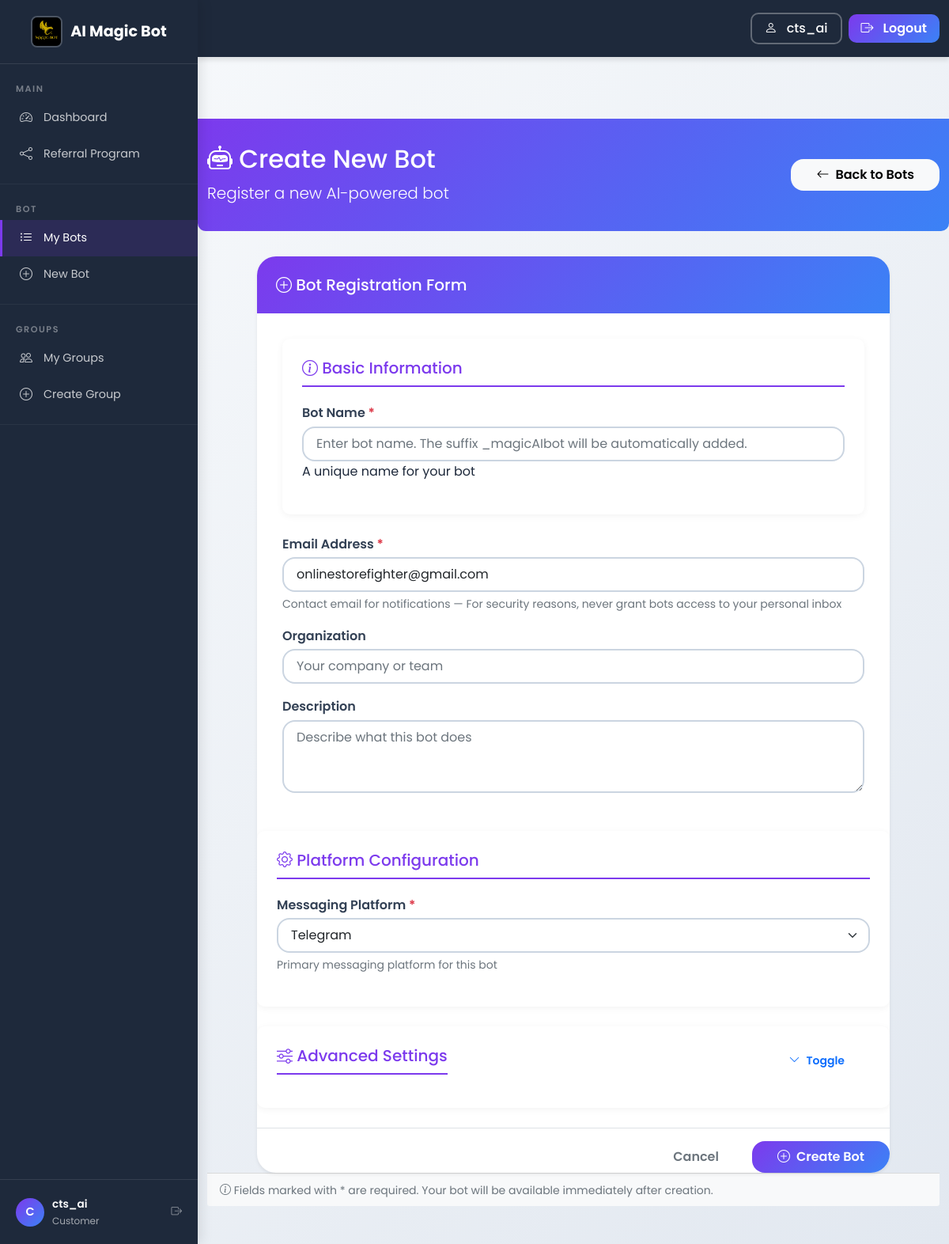
/register_bot (signed in), run on an earlier commit of the app's database.
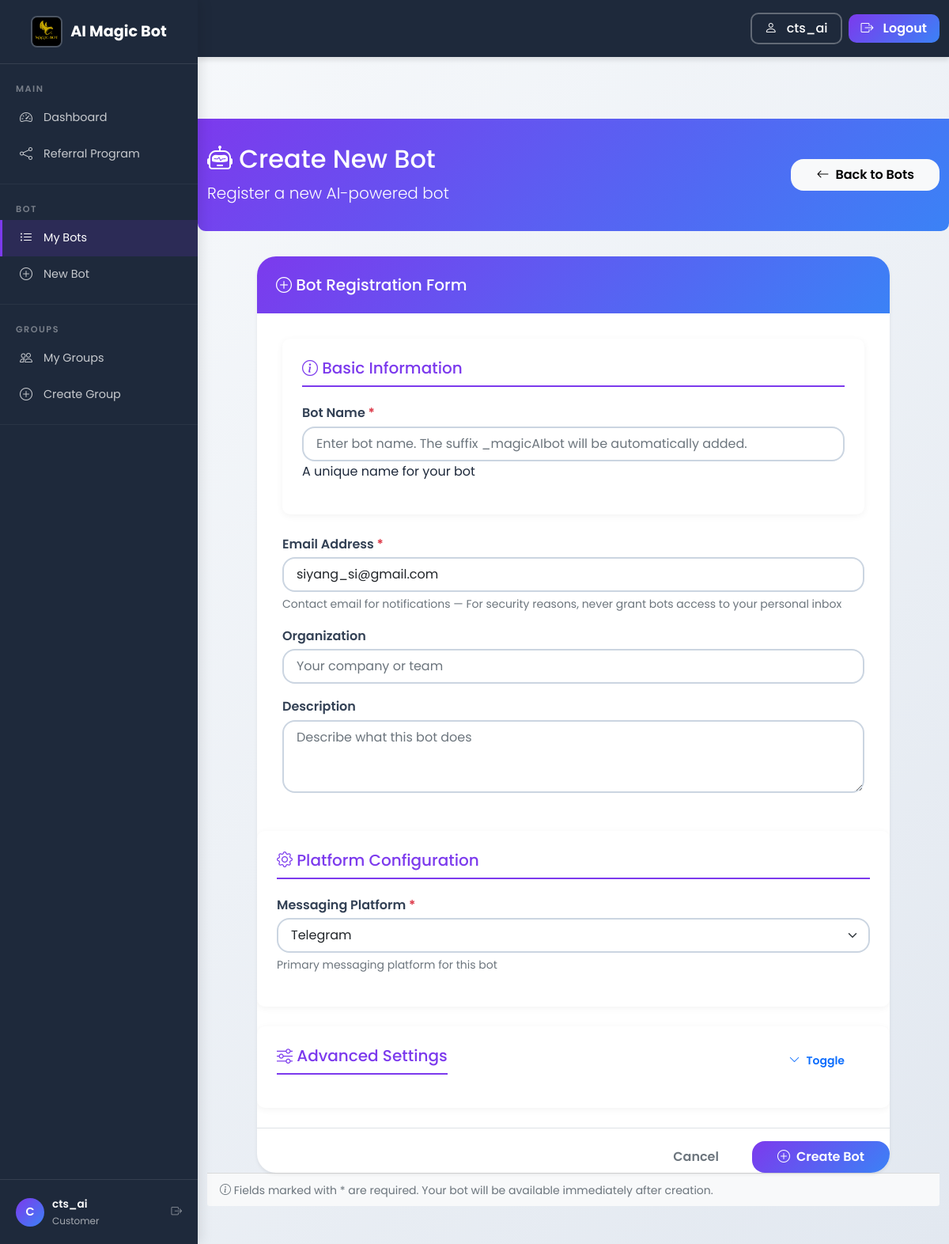
And on a later commit of the database.
### tables this page shows
CREATE TABLE users (
            id INTEGER PRIMARY KEY AUTOINCREMENT,
            provider TEXT NOT NULL DEFAULT 'local',
            provider_id TEXT UNIQUE,
            username TEXT NOT NULL UNIQUE,
            email TEXT,
            password_hash TEXT,
            referral_credits INTEGER DEFAULT 0,
            referral_badge TEXT DEFAULT NULL,
            created_at TIMESTAMP DEFAULT CURRENT_TIMESTAMP,
            updated_at TIMESTAMP DEFAULT CURRENT_TIMESTAMP
        );

### app_complete_with_groups.py (the view, shortened to what this page needs)
@app.route("/register-bot")
@app.route("/register_bot")  # Alias for backward compatibility
@app.route("/register-bot/<int:bot_id>")
@app.route("/register_bot/<int:bot_id>")  # Alias for backward compatibility
@login_required
def register_bot(bot_id=None):
    if bot_id is None:
        bot_id_str = request.args.get('bot_id')
        print(f"Debug: query param bot_id={bot_id_str}")
        if bot_id_str:
            try:
                bot_id = int(bot_id_str)
                print(f"Debug: parsed bot_id={bot_id}")
            except ValueError:
                bot_id = None
    bot = None
    role = session.get("role", "customer")
    print(f"Debug: role={role}, session user_id={session.get('user_id')}")
    print(f"DEBUG: register_bot called with bot_id={bot_id}")
    print(f"DEBUG: Bot data type: {type(bot)}")
    if bot:
        print(f"DEBUG: Bot keys: {list(bot.keys()) if hasattr(bot, 'keys') else 'No keys attribute'}")
        print(f"DEBUG: Bot name: {bot.get('name') if isinstance(bot, dict) else 'Not a dict'}")
    user_email = ""
    try:
        conn = get_db_connection()
        user = conn.execute("SELECT email FROM users WHERE id = ?", (session["user_id"],)).fetchone()
        if user:
            user_email = user["email"]
        conn.close()
    except Exception as e:
        print(f"DEBUG: Error fetching user email: {e}")
    return render_template("register_bot_new.html",
                         bot=bot,
                         username=session.get("username"),
                         role=role,
                         user_email=user_email)

### app_complete_with_groups.py (called while the page is built)
@app.context_processor
def inject_random_background():
    import random
    background_images = [
        '/static/AI_IMG1.jpeg',
        '/static/AI_IMG_2.jpeg',
        '/static/AI_IMG_3.jpeg',
        '/static/AI_IMG_4.jpeg'
    ]
    random_bg = random.choice(background_images)
    return {
        'random_background': random_bg,
        'all_backgrounds': background_images,
        'is_admin': session.get('role') == 'admin'
    }

    def __call__(self, environ, start_response):
        environ['wsgi.url_scheme'] = 'https'
        return super().__call__(environ, start_response)

### db.py (called while the page is built)
def _sqlite_conn():
    import sqlite3
    db_path = Path(__file__).parent / "users.db"
    conn = sqlite3.connect(str(db_path), timeout=10)
    conn.row_factory = sqlite3.Row
    conn.execute("PRAGMA journal_mode=WAL")
    conn.execute("PRAGMA busy_timeout = 5000")
    conn.execute("PRAGMA synchronous = NORMAL")
    conn.execute("PRAGMA foreign_keys = ON")
    return conn

def get_conn():
    if USE_PG:
        return _pg_conn()
    return _sqlite_conn()

### templates/register_bot_new.html (shortened to what the changed rows need)
<!DOCTYPE html>
<html lang="en">
<head>
    <link href="https://cdn.jsdelivr.net/npm/bootstrap@5.1.3/dist/css/bootstrap.min.css" rel="stylesheet">
    <link rel="stylesheet" href="{{ url_for('static', filename='css/shared.css') }}">
    <link rel="stylesheet" href="https://cdn.jsdelivr.net/npm/bootstrap-icons@1.8.1/font/bootstrap-icons.css">
</head>
<body class="sidebar-layout">
    {% with active_page='my_bots' %}
    {% include '_sidebar.html' %}
<div class="sidebar-content">
    {% endwith %}
    <div class="page-header">
        <div class="container">
            <div class="d-flex justify-content-between align-items-center">
                <div>
                    <h2><i class="bi bi-robot"></i> {% if bot %}Edit Bot: {{ bot.name }}{% else %}Create New Bot{% endif %}</h2>
                </div>
            </div>
        </div>
    </div>
    <div class="container mb-5">
        <div class="card shadow-sm max-w-lg mx-auto" style="max-width: 800px;">
            <div class="card-body">
                <form method="POST" action="{{ url_for('save_bot') }}" id="botForm">
                        <div class="mb-3">
                            <label for="bot-email" class="form-label required-field">Email Address</label>
                            <input type="email" class="form-control" id="bot-email" name="email"
                                   value="{{ bot.email if bot else user_email }}"
                                   placeholder="bot@example.com" required>
                            <div class="form-text">Contact email for notifications — For security reasons, never grant bots access to your personal inbox</div>
                        </div>
                    </div>
            </div>
        </div>
    </div>
</body>
</html>

### templates/_sidebar.html (shortened to what this page needs)
{% with active_page=active_page|default('') %}
{% include '_navbar.html' %}
{% endwith %}
<div class="sidebar" id="appSidebar">
    <div class="sidebar-brand">
        <a href="{{ url_for('landing') }}">
            <img src="{{ url_for('static', filename='Magic_Bot_AI.png') }}" alt="AI Magic Bot">
            AI Magic Bot
        </a>
    </div>
    <div class="sidebar-section">
        <div class="sidebar-section-title">Main</div>
        <a href="{{ url_for('index') }}" class="sidebar-item {% if active_page == 'dashboard' %}active{% endif %}">
            <i class="bi bi-speedometer2"></i> Dashboard
        </a>
        <a href="{{ url_for('referrer') }}" class="sidebar-item {% if active_page == 'referrer' %}active{% endif %}">
            <i class="bi bi-share"></i> Referral Program
        </a>
    </div>
    <div class="sidebar-section">
        <div class="sidebar-section-title">Bot</div>
        <a href="{{ url_for('my_bots') }}" class="sidebar-item {% if active_page == 'my_bots' %}active{% endif %}">
            <i class="bi bi-list-ul"></i> My Bots
        </a>
        <a href="{{ url_for('register_bot') }}" class="sidebar-item {% if active_page == 'register' %}active{% endif %}">
            <i class="bi bi-plus-circle"></i> New Bot
        </a>
    </div>
    <div class="sidebar-section">
        <div class="sidebar-section-title">Groups</div>
        <a href="/groups" class="sidebar-item">
            <i class="bi bi-people"></i> My Groups
        </a>
        <a href="/groups/create" class="sidebar-item">
            <i class="bi bi-plus-circle"></i> Create Group
        </a>
    </div>
    <div class="sidebar-footer">
        <div class="sidebar-user-info">
            <div class="avatar">
                {{ username[:1].upper() if username else 'U' }}
            </div>
            <div>
                <div class="user-name">{{ username }}</div>
                <div class="user-role">{{ role|title if role else 'User' }}</div>
            </div>
            <a href="{{ url_for('logout') }}" class="ms-auto text-white-50" title="Logout">
                <i class="bi bi-box-arrow-right"></i>
            </a>
        </div>
    </div>
</div>

### templates/_navbar.html (shortened to what this page needs)
<nav class="navbar navbar-expand-lg navbar-dark fixed-top">
    <div class="container">
        <div class="collapse navbar-collapse" id="navbarNav">
            <ul class="navbar-nav ms-auto align-items-center">
                <li class="nav-item ms-3">
                    <a href="{{ url_for('profile') }}" class="btn btn-outline-light" style="border-radius: 10px; padding: 6px 16px; font-weight: 500; border-width: 2px;">
                        <i class="bi bi-person me-1"></i> {{ username }}
                    </a>
                </li>
                <li class="nav-item ms-2">
                    <a href="{{ url_for('logout') }}" class="btn btn-primary" style="border-radius: 10px; padding: 6px 16px; font-weight: 600;">
                        <i class="bi bi-box-arrow-right me-1"></i> Logout
                    </a>
                </li>
            </ul>
        </div>
    </div>
</nav>
<div style="padding-top: 80px;"></div>

What changed in the data, as far as the page shows it:
changed users "cts_ai": email "onlinestorefighter@gmail.com" → "siyang_si@gmail.com"
